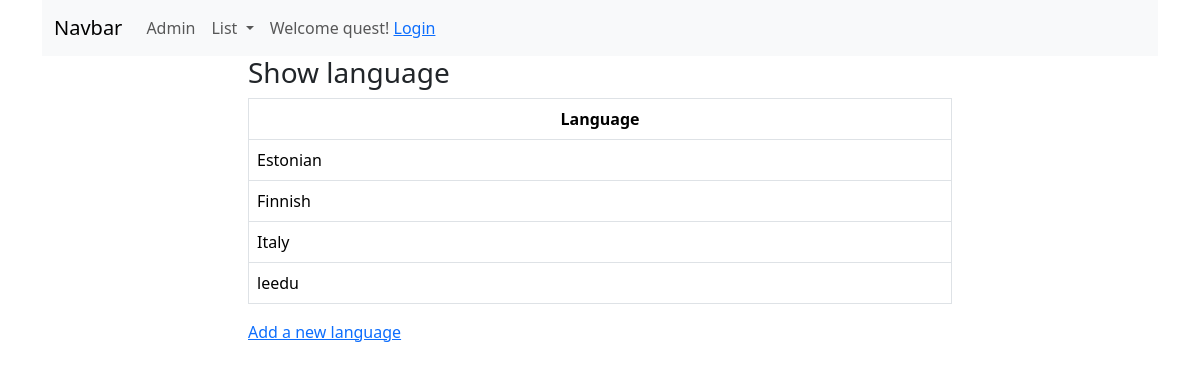
The app's page /booksapp/language_list/, older data.
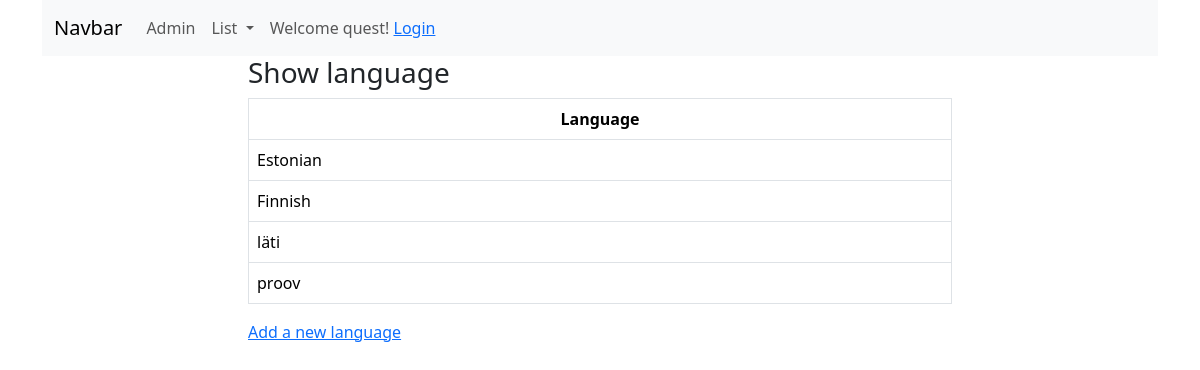
The same page, newer data.
### booksapp/models.py (models this page shows)
class Language(models.Model):
    language = models.CharField(max_length=50, validators=[MinLengthValidator(3)])
    def __str__(self):
        return self.language

### booksapp/views.py (the view)
# urls.py: path('language_list/', views.LanguageListView.as_view(), name='language_list'),  # Language List View
class LanguageListView(ListView):
    model = Language
    queryset = Language.objects.order_by('language')

### booksapp/templates/booksapp/language_list.html (shortened to what this page needs)
{% extends 'base.html' %}
{% block content %}
	<div class="container">
        <div class="row">
            <div class="col-8 mx-auto">
                <h3>Show language</h3>
                <table class="table table-bordered table-hover">
                    <thead>
                        <tr class="text-center">
                            <th>Language</th>
                        </tr>
                    </thead>
                    <tbody>
                        {% for language in object_list %}
                        	<tr>
                                <td>{{ language }}</td>
                            </tr>
                        {% endfor %}
                    </tbody>
                </table>
                <a href="{% url 'booksapp:language_create' %}">Add a new language</a>
            </div>
        </div>
    </div>
{% endblock %}

### templates/base.html (shortened to what this page needs)
<!doctype html>
<html lang="en">
<head>
    <link href="https://cdn.jsdelivr.net/npm/bootstrap@5.3.2/dist/css/bootstrap.min.css" rel="stylesheet">
</head>
<body>
    <div class="container">
        {% include 'menu.html' %}
    </div>
    <div class="container">
    <div class="container">
        {% block content %}
        {% endblock %}
    </div>
</body>
</html>

### templates/menu.html (shortened to what this page needs)
<nav class="navbar navbar-expand-lg bg-body-tertiary">
  <div class="container-fluid">
    <a class="navbar-brand" href="{% url 'booksapp:index' %}">Navbar</a>
    <div class="collapse navbar-collapse" id="navbarNavDropdown">
      <ul class="navbar-nav">
        <li class="nav-item">
          <a class="nav-link" href="/admin">Admin</a>
        </li>
          <li class="nav-item dropdown">
          <a class="nav-link dropdown-toggle" href="#" role="button" data-bs-toggle="dropdown" aria-expanded="false">
            List
          </a>
        </li>
          {% if user.is_authenticated %}
        <span class="nav-link">Welcome {{ user.username }} <a href="{% url 'logout' %}">Logout</a></span>
    {% else %}
        <span class="nav-link">Welcome quest! <a href="{% url 'login' %}">Login</a></span>
    {% endif %}
      </ul>
    </div>
  </div>
</nav>

Row changes from the older to the newer data that the page shows:
removed Language: language "Italy"
removed Language: language "leedu"
added Language: language "läti"
added Language: language "proov"
